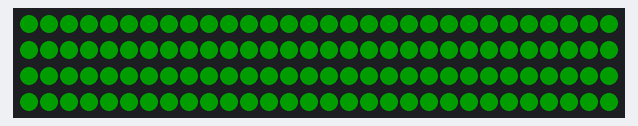
Bench run of a sketch on a simulated Arduino Uno, built with avr-gcc and run on an emulated ATmega328P. Parts: 120 RGB LEDs in strip order, left to right, continuing on the next row. Dim RGB values are drawn brighter than linear.

Above: at 0.47 s.
At 37.96 s:
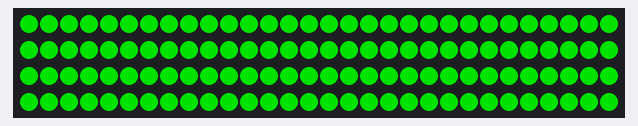

The sketch:

breathing.ino
```cpp
#include <Adafruit_NeoPixel.h>

#define LED_PIN    6       // Digital pin connected to the LED strip
#define LED_COUNT  120     // Number of LEDs in the strip

// Declare our NeoPixel strip object
Adafruit_NeoPixel strip(LED_COUNT, LED_PIN, NEO_GRB + NEO_KHZ800);

void setup() {
  strip.begin();
  strip.show(); // Initialize all pixels to 'off'
}

void loop() {
  breathingEffect(strip.Color(0, 255, 0), 5); // Breathing effect with green color
}

// Function to create a breathing effect
void breathingEffect(uint32_t color, int speed) {
  for(int brightness = 0; brightness < 256; brightness++) {
    setStripBrightness(color, brightness);
    strip.show();
    delay(speed);
  }

  for(int brightness = 255; brightness >= 0; brightness--) {
    setStripBrightness(color, brightness);
    strip.show();
    delay(speed);
  }
}

// Function to set the brightness of the entire strip
void setStripBrightness(uint32_t color, int brightness) {
  for(int i = 0; i < LED_COUNT; i++) {
    uint32_t newColor = colorDim(color, brightness);
    strip.setPixelColor(i, newColor);
  }
}

// Function to adjust the brightness of a color
uint32_t colorDim(uint32_t color, int brightness) {
  uint8_t r = (uint8_t)(color >> 16);
  uint8_t g = (uint8_t)(color >>  8);
  uint8_t b = (uint8_t) color;

  r = (r * brightness) / 255;
  g = (g * brightness) / 255;
  b = (b * brightness) / 255;

  return strip.Color(r, g, b);
}
```
